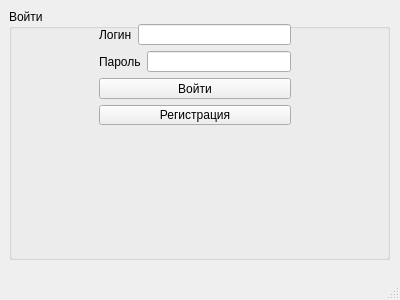
<?xml version="1.0" encoding="UTF-8"?>
<ui version="4.0">
 <class>MainWindow</class>
 <widget class="QMainWindow" name="MainWindow">
  <property name="geometry">
   <rect>
    <x>0</x>
    <y>0</y>
    <width>400</width>
    <height>300</height>
   </rect>
  </property>
  <property name="windowTitle">
   <string>MainWindow</string>
  </property>
  <widget class="QWidget" name="centralwidget">
   <widget class="QGroupBox" name="groupBox">
    <property name="geometry">
     <rect>
      <x>9</x>
      <y>9</y>
      <width>381</width>
      <height>251</height>
     </rect>
    </property>
    <property name="title">
     <string>Войти</string>
    </property>
    <widget class="QWidget" name="layoutWidget">
     <property name="geometry">
      <rect>
       <x>90</x>
       <y>15</y>
       <width>192</width>
       <height>101</height>
      </rect>
     </property>
     <layout class="QVBoxLayout" name="verticalLayout">
      <item>
       <layout class="QHBoxLayout" name="horizontalLayout">
        <item>
         <widget class="QLabel" name="label">
          <property name="text">
           <string>Логин</string>
          </property>
         </widget>
        </item>
        <item>
         <widget class="QLineEdit" name="lineEdit_login"/>
        </item>
       </layout>
      </item>
      <item>
       <layout class="QHBoxLayout" name="horizontalLayout_2">
        <item>
         <widget class="QLabel" name="label_2">
          <property name="text">
           <string>Пароль</string>
          </property>
         </widget>
        </item>
        <item>
         <widget class="QLineEdit" name="lineEdit_password"/>
        </item>
       </layout>
      </item>
      <item>
       <widget class="QPushButton" name="pushButton_signIn">
        <property name="text">
         <string>Войти</string>
        </property>
       </widget>
      </item>
      <item>
       <widget class="QPushButton" name="pushButton_toRegistration">
        <property name="text">
         <string>Регистрация</string>
        </property>
       </widget>
      </item>
     </layout>
    </widget>
   </widget>
  </widget>
  <widget class="QMenuBar" name="menubar">
   <property name="geometry">
    <rect>
     <x>0</x>
     <y>0</y>
     <width>400</width>
     <height>22</height>
    </rect>
   </property>
  </widget>
  <widget class="QStatusBar" name="statusbar"/>
 </widget>
 <resources/>
 <connections/>
</ui>
